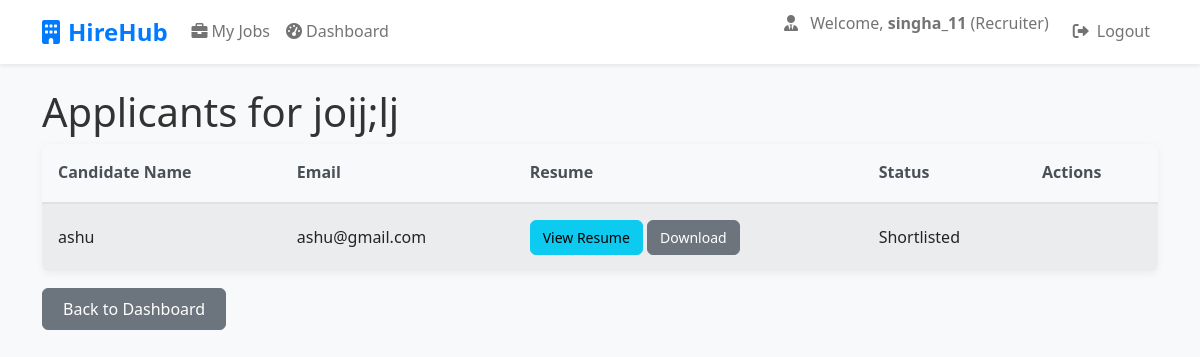
/recruiter/job/4/applicants/ (signed in), run on the app's committed database.
### apps/accounts/models.py (models this page shows, shortened)
class User(AbstractUser):
    ROLE_CHOICES = [
        ('CANDIDATE', 'Candidate'),
        ('RECRUITER', 'Recruiter'),
    ]
    role = models.CharField(max_length=20, choices=ROLE_CHOICES, default='CANDIDATE')

### apps/jobs/models.py (models this page shows, shortened)
class Job(models.Model):
    JOB_TYPE_CHOICES = [
        ("Full-time", "Full-time"),
        ("Part-time", "Part-time"),
        ("Internship", "Internship"),
    ]
    title = models.CharField(max_length=200)
    description = models.TextField()
    location = models.CharField(max_length=100)
    job_type = models.CharField(max_length=50, choices=JOB_TYPE_CHOICES)
    is_active = models.BooleanField(default=True)
    created_at = models.DateTimeField(auto_now_add=True)
    created_by = models.ForeignKey(settings.AUTH_USER_MODEL, on_delete=models.CASCADE, related_name='jobs', null=True, blank=True)

### apps/applications/models.py (models this page shows, shortened)
class Application(models.Model):
    STATUS_CHOICES = (
        ("APPLIED", "Applied"),
        ("SHORTLISTED", "Shortlisted"),
        ("REJECTED", "Rejected"),
    )
    candidate = models.ForeignKey(
        settings.AUTH_USER_MODEL,
        on_delete=models.CASCADE
    )
    job = models.ForeignKey(Job, on_delete=models.CASCADE, related_name='applications' )
    status = models.CharField(
        max_length=20,
        choices=STATUS_CHOICES,
        default='APPLIED'
    )
    applied_at = models.DateTimeField(auto_now_add=True)
    resume = models.FileField(upload_to='resumes/', blank=True, null=True)

### apps/recruiter/views.py (the view)
    def wrapper(request, *args, **kwargs):
        if not request.user.is_authenticated:
            messages.info(request, "Please log in to access the recruiter dashboard.")
            return redirect('accounts:login')
        if request.user.role != 'RECRUITER':
            messages.error(request, "You are not authorized to access this page.")
            return redirect('/')
        return view_func(request, *args, **kwargs)

### apps/recruiter/views.py (called while the page is built)
def recruiter_required(view_func):
    def wrapper(request, *args, **kwargs):
        if not request.user.is_authenticated:
            messages.info(request, "Please log in to access the recruiter dashboard.")
            return redirect('accounts:login')
        if request.user.role != 'RECRUITER':
            messages.error(request, "You are not authorized to access this page.")
            return redirect('/')
        return view_func(request, *args, **kwargs)
    return wrapper

@recruiter_required
def job_applicants(request, job_id):
    job = get_object_or_404(Job, id=job_id, created_by=request.user)
    applications = Application.objects.filter(job=job)
    context = {
        'job': job,
        'applications': applications,
    }
    return render(request, 'recruiter/applicants.html', context)

### templates/recruiter/applicants.html (shortened to what this page needs)
{% extends 'base.html' %}
{% block content %}
<div class="container mt-4">
    <h1>Applicants for {{ job.title }}</h1>
    <table class="table table-striped">
        <thead>
            <tr>
                <th>Candidate Name</th>
                <th>Email</th>
                <th>Resume</th>
                <th>Status</th>
                <th>Actions</th>
            </tr>
        </thead>
        <tbody>
            {% for application in applications %}
            <tr>
                <td>{{ application.candidate.get_full_name|default:application.candidate.username }}</td>
                <td>{{ application.candidate.email }}</td>
                <td>
                    {% if application.resume %}
                        <a href="{{ application.resume.url }}" target="_blank" class="btn btn-sm btn-info">View Resume</a>
                        <a href="{{ application.resume.url }}" download class="btn btn-sm btn-secondary">Download</a>
                    {% else %}
                        No resume uploaded
                    {% endif %}
                </td>
                <td>{{ application.get_status_display }}</td>
                <td>
                </td>
            </tr>
            {% endfor %}
        </tbody>
    </table>
    <a href="{% url 'recruiter:dashboard' %}" class="btn btn-secondary">Back to Dashboard</a>
</div>
{% endblock %}

### templates/base.html (shortened to what this page needs)
{% load static %}
<!DOCTYPE html>
<html lang="en">
<head>
    <link href="https://cdn.jsdelivr.net/npm/bootstrap@5.1.3/dist/css/bootstrap.min.css" rel="stylesheet">
    <link rel="stylesheet" href="https://cdnjs.cloudflare.com/ajax/libs/font-awesome/6.0.0/css/all.min.css">
    <link rel="stylesheet" href="{% static 'css/style.css' %}">
</head>
<body>
<nav class="navbar navbar-expand-lg navbar-light bg-white shadow-sm mb-4">
    <div class="container">
        <a class="navbar-brand" href="/">
            <i class="fas fa-building me-2"></i>HireHub
        </a>
        <div class="collapse navbar-collapse" id="navbarNav">
            <ul class="navbar-nav me-auto">
                {% if user.is_authenticated and user.role == 'RECRUITER' %}
                    <li class="nav-item">
                        <a class="nav-link" href="{% url 'recruiter:jobs' %}">
                            <i class="fas fa-briefcase me-1"></i>My Jobs
                        </a>
                    </li>
                {% else %}
                    <li class="nav-item">
                        <a class="nav-link" href="{% url 'jobs:job-list' %}">
                            <i class="fas fa-briefcase me-1"></i>Jobs
                        </a>
                    </li>
                {% endif %}
                {% if user.is_authenticated and user.role == 'RECRUITER' %}
                    <li class="nav-item">
                        <a class="nav-link" href="{% url 'recruiter:dashboard' %}">
                            <i class="fas fa-tachometer-alt me-1"></i>Dashboard
                        </a>
                    </li>
                {% endif %}
            </ul>
            <ul class="navbar-nav">
                {% if user.is_authenticated %}
                    {% if user.role == 'RECRUITER' %}
                        <li class="nav-item me-3">
                            <span class="navbar-text">
                                <i class="fas fa-user-tie me-2"></i>
                                Welcome, <strong>{{ user.get_full_name|default:user.username }}</strong> (Recruiter)
                            </span>
                        </li>
                    {% endif %}
                    <li class="nav-item">
                        <a class="nav-link" href="{% url 'accounts:logout' %}">
                            <i class="fas fa-sign-out-alt me-2"></i>Logout
                        </a>
                    </li>
                {% endif %}
            </ul>
        </div>
    </div>
</nav>
{% block content %}{% endblock %}
</body>
</html>

### static/css/style.css (style rules this page uses)
body { font-family: 'Segoe UI', Tahoma, Geneva, Verdana, sans-serif; line-height: 1.6; color: #333; background-color: #f8f9fa; }
.mb-4 { margin-bottom: 1.5rem !important; }
.mt-4 { margin-top: 1.5rem !important; }
.btn { transition: all 0.2s ease-in-out; border-radius: 0.5rem; font-weight: 500; padding: 0.5rem 1.25rem; }
.btn-sm { padding: 0.375rem 0.75rem; font-size: 0.875rem; }
.navbar { box-shadow: 0 2px 10px rgba(0,0,0,0.08); background-color: #fff !important; }
.navbar-brand { font-weight: 700; font-size: 1.5rem; color: #007bff !important; }
.navbar-nav .nav-link { font-weight: 500; transition: color 0.2s ease; }
.table { border-radius: 0.5rem; overflow: hidden; box-shadow: 0 2px 8px rgba(0,0,0,0.05); }
.table th { border-top: none; font-weight: 600; color: #495057; background-color: #f8f9fa; padding: 1rem; border-bottom: 2px solid #dee2e6; }
.table td { vertical-align: middle; padding: 1rem; border-bottom: 1px solid #f1f1f4; }

### templates/base.html (style rules this page uses)
body { background-color: #f8f9fa; }
.navbar-brand { font-weight: bold; color: #007bff !important; }
.btn { border-radius: 6px; }

### data on the page
User: get_full_name "singha_11"
Job: title "joij;lj"
Application: candidate.get_full_name "ashu", candidate.email "ashu@gmail.com", status "Shortlisted"
